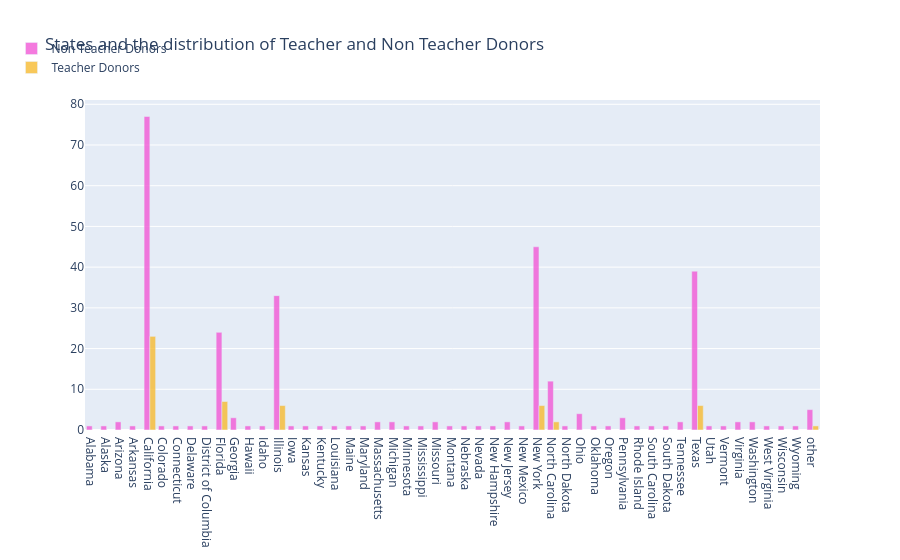

The cell this chart's notebook holds for it:
### Markdown cell above
> Aunque el mayor número de donantes proviene del estado de California, ubicado en la costa oeste, la región de la costa este de EE. UU. tiene una alta densidad de donantes en comparación con el oeste. Un número significativo de donantes también se encuentra en Hawái y Alaska.

## <a id="2.6">2.6 Número de donantes docentes y no docentes de cada estado</a>

### Code cell
# which city and state has maximum teacher donors 
tempdf = donors_df.groupby(['Donor State', 'Donor Is Teacher']).agg({'Donor Is Teacher' : 'count' }).rename(columns={'Donor Is Teacher' : 'Teacher Donor Counts'}).reset_index()

no_df = tempdf[tempdf['Donor Is Teacher']=='No']
no_x = no_df['Donor State']
no_y = no_df['Teacher Donor Counts']
yes_df = tempdf[tempdf['Donor Is Teacher']=='Yes']
yes_x = yes_df['Donor State']
yes_y = yes_df['Teacher Donor Counts']

trace1 = go.Bar(
    x=no_x,
    y=no_y,
    name='Non Teacher Donors',
    marker=dict(color='#f259d6'),
    opacity=0.8
)
trace2 = go.Bar(
    x=yes_x,
    y=yes_y,
    name='Teacher Donors',
    marker=dict(color='#f7bb31'),
    opacity=0.8
)

data = [trace1, trace2]
layout = go.Layout(
    barmode='group',
    legend=dict(dict(x=-.1, y=1.2)),
    margin=dict(b=120),
    title = 'States and the distribution of Teacher and Non Teacher Donors',
)

fig = go.Figure(data=data, layout=layout)
iplot(fig, filename='grouped-bar')

### Figure 1 — Plotly figure (JSON) as saved in the notebook; plotly's stock layout.template omitted (floating-point values rounded to 4 significant figures)
{"data": [{"marker": {"color": "#f259d6"}, "name": "Non Teacher Donors", "opacity": 0.8, "type": "bar", "x": ["Alabama", "Alaska", "Arizona", "Arkansas", "California", "Colorado", "Connecticut", "Delaware", "District of Columbia", "Florida", "Georgia", "Hawaii", "Idaho", "Illinois", "Iowa", "Kansas", "Kentucky", "Louisiana", "Maine", "Maryland", "Massachusetts", "Michigan", "Minnesota", "Mississippi", "Missouri", "Montana", "Nebraska", "Nevada", "New Hampshire", "New Jersey", "New Mexico", "New York", "North Carolina", "North Dakota", "Ohio", "Oklahoma", "Oregon", "Pennsylvania", "Rhode Island", "South Carolina", "South Dakota", "Tennessee", "Texas", "Utah", "Vermont", "Virginia", "Washington", "West Virginia", "Wisconsin", "Wyoming", "other"], "y": [1, 1, 2, 1, 77, 1, 1, 1, 1, 24, 3, 1, 1, 33, 1, 1, 1, 1, 1, 1, 2, 2, 1, 1, 2, 1, 1, 1, 1, 2, 1, 45, 12, 1, 4, 1, 1, 3, 1, 1, 1, 2, 39, 1, 1, 2, 2, 1, 1, 1, 5]}, {"marker": {"color": "#f7bb31"}, "name": "Teacher Donors", "opacity": 0.8, "type": "bar", "x": ["California", "Florida", "Illinois", "New York", "North Carolina", "Texas", "other"], "y": [23, 7, 6, 6, 2, 6, 1]}], "layout": {"barmode": "group", "legend": {"x": -0.1, "y": 1.2}, "margin": {"b": 120}, "title": {"text": "States and the distribution of Teacher and Non Teacher Donors"}}}
